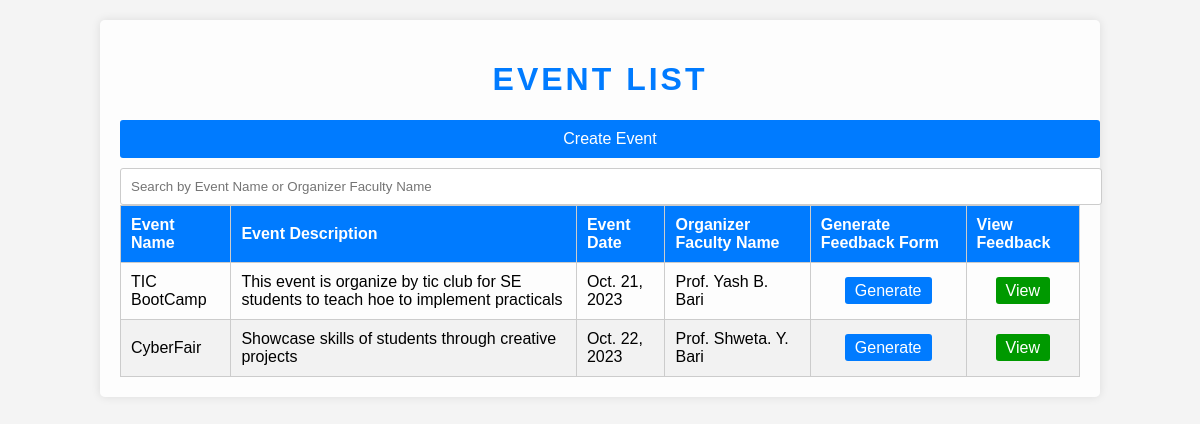
Before: / with the older database file.
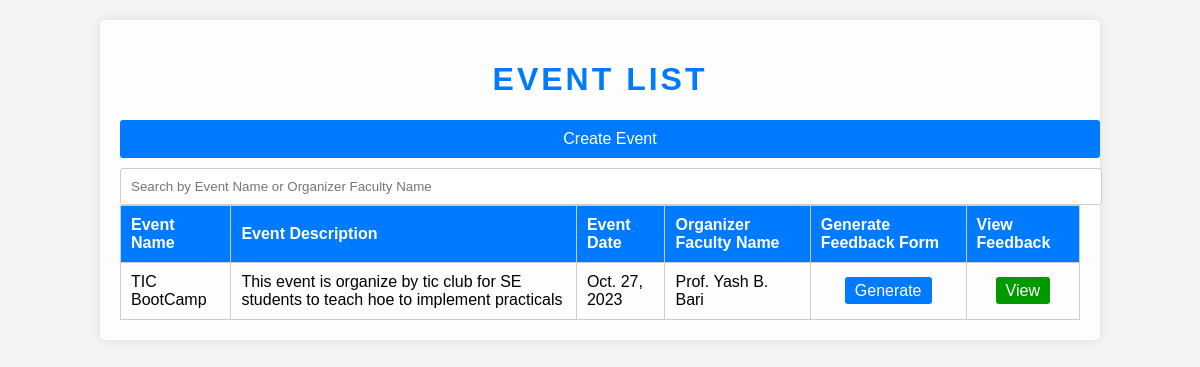
After: the same page with the newer database file.
### event_manager/models.py (models this page shows)
class Event(models.Model):
    event_name = models.CharField(max_length=255)
    event_description = models.TextField()
    event_date = models.DateField()
    organizer_faculty_name = models.CharField(max_length=255)
    feedback_link = models.CharField(max_length=255)  # Ensure this field is present

### event_manager/views.py (the view)
# urls.py: path('', views.event_list, name='event_list'),
def event_list(request):
    events = Event.objects.all()
    return render(request, 'event_list.html', {'events': events})

### templates/event_list.html (shortened to what this page needs)
<!DOCTYPE html>
<html>
<head>
</head>
<body>
    <div class="container">
        <h1>Event List</h1>
        <a class="create-event-button" href="{% url 'create_event' %}">Create Event</a>
        <div class="search-bar">
            <input type="text" id="search" placeholder="Search by Event Name or Organizer Faculty Name">
        </div>
        <table>
            <thead>
                <tr>
                    <th>Event Name</th>
                    <th>Event Description</th>
                    <th>Event Date</th>
                    <th>Organizer Faculty Name</th>
                    <th>Generate Feedback Form</th>
                    <th>View Feedback</th>
                </tr>
            </thead>
            <tbody>
                {% for event in events %}
                <tr>
                    <td>{{ event.event_name }}</td>
                    <td>{{ event.event_description }}</td>
                    <td>{{ event.event_date }}</td>
                    <td>{{ event.organizer_faculty_name }}</td>
                    <td class="button-cell">
                        <a class="generate-feedback-button" onclick="openModal('{{ event.id }}', '{{ event.event_name }}')">Generate</a>
                    </td>
                    <td class="button-cell">
                        <a class="view-feedback-button" href="{% url 'view_feedback' event.id %}">View</a>
                    </td>
                </tr>
                {% endfor %}
            </tbody>
        </table>
    </div>
</body>
</html>

### templates/event_list.html (style rules this page uses)
body { font-family: "Arial", sans-serif; margin: 0; padding: 0; background-color: #F4F4F4; background-image: url('https://source.unsplash.com/1920x1080/?creative backgrounds'); background-size: cover; background-repeat: no-repeat; }
.container { width: 80%; margin: 20px auto; background-color: rgba(255, 255, 255, 0.8); padding: 20px; border-radius: 5px; box-shadow: 0 0 10px rgba(0, 0, 0, 0.1); }
h1 { text-align: center; color: #007BFF; text-transform: uppercase; letter-spacing: 3px; }
table { width: 100%; border-collapse: collapse; }
table, th, td { border: 1px solid #ccc; }
th, td { padding: 10px; text-align: left; }
th { background-color: #007BFF; color: #fff; }
.search-bar { margin-top: 10px; position: relative; }
.search-bar input[type="text"] { width: 100%; padding: 10px; border: 1px solid #ccc; border-radius: 3px; }
.create-event-button { display: block; width: 100%; text-align: center; background-color: #007BFF; color: #fff; padding: 10px; text-decoration: none; border-radius: 3px; margin-top: 10px; }
.button-cell { text-align: center; }
.generate-feedback-button { background-color: #007BFF; color: #fff; padding: 5px 10px; text-decoration: none; border-radius: 3px; cursor: pointer; }
.view-feedback-button { background-color: #009900; color: #fff; padding: 5px 10px; text-decoration: none; border-radius: 3px; }

Changed rows visible on the page:
removed Event: event_name "CyberFair", event_description "Showcase skills of students through creative projects", event_date "Oct. 22, 2023", organizer_faculty_name "Prof. Shweta. Y. Bari"
changed Event "TIC BootCamp": event_date "Oct. 21, 2023" → "Oct. 27, 2023"
